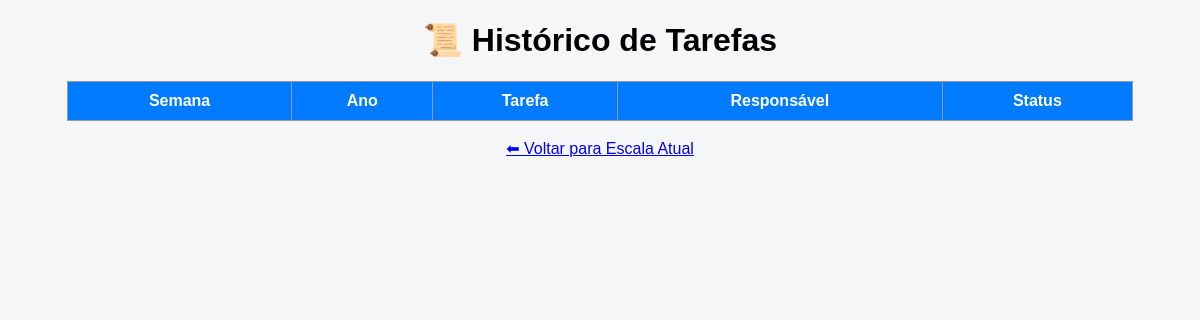
The app's page /historico, older data.
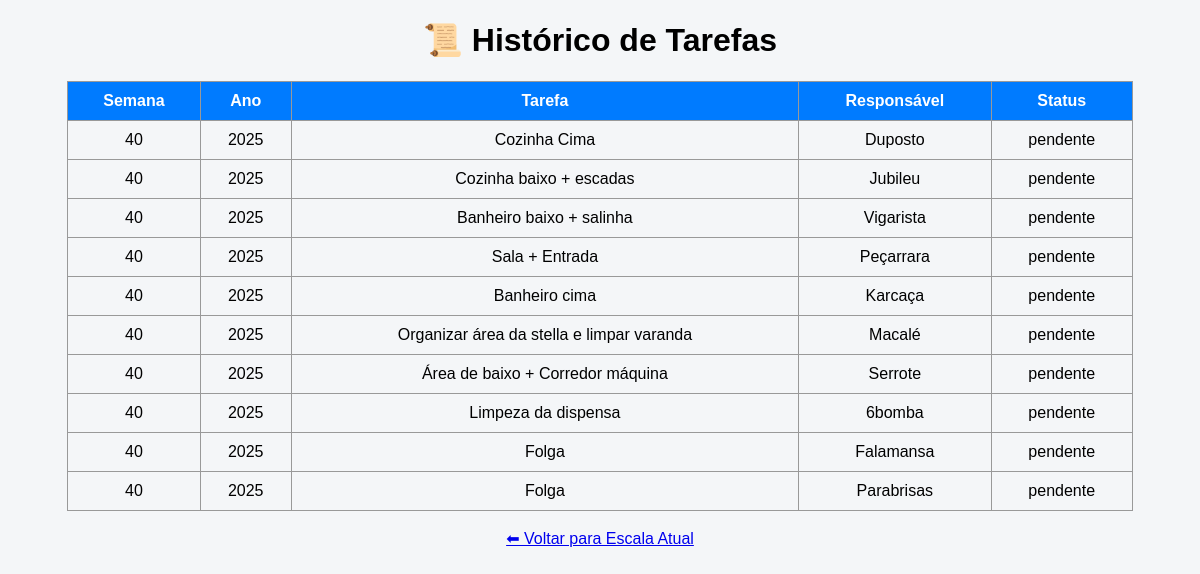
The same page, newer data.
### tables this page shows
CREATE TABLE historico (
            id INTEGER PRIMARY KEY AUTOINCREMENT,
            semana INTEGER,
            ano INTEGER,
            tarefa TEXT,
            responsavel TEXT,
            status TEXT
        );

### app.py (the view)
@app.route("/historico")
def historico():
    dados = buscar_historico()
    return render_template("historico.html", dados=dados)

### app.py (called while the page is built)
def buscar_historico():
    conn = sqlite3.connect("tarefas.db")
    cur = conn.cursor()
    cur.execute("SELECT semana, ano, tarefa, responsavel, status FROM historico ORDER BY ano DESC, semana DESC")
    rows = cur.fetchall()
    conn.close()
    return rows

### templates/historico.html (shortened to what this page needs)
<!DOCTYPE html>
<html lang="pt-BR">
<head>
    <link rel="stylesheet" href="{{ url_for('static', filename='style.css') }}">
</head>
<body>
    <h1>📜 Histórico de Tarefas</h1>
    <table>
        <tr>
            <th>Semana</th>
            <th>Ano</th>
            <th>Tarefa</th>
            <th>Responsável</th>
            <th>Status</th>
        </tr>
        {% for semana, ano, tarefa, responsavel, status in dados %}
        <tr class="{% if status == 'feita' %}feito{% endif %}">
            <td>{{ semana }}</td>
            <td>{{ ano }}</td>
            <td>{{ tarefa }}</td>
            <td>{{ responsavel }}</td>
            <td>{{ status }}</td>
        </tr>
        {% endfor %}
    </table>
    <br>
    <a href="/">⬅ Voltar para Escala Atual</a>
</body>
</html>

### static/style.css (style rules this page uses)
body { font-family: Arial, sans-serif; text-align: center; background: #f4f6f8; }
table { margin: auto; border-collapse: collapse; width: 90%; }
th, td { border: 1px solid #999; padding: 10px; }
th { background: #007BFF; color: white; }

Row changes from the older to the newer data that the page shows:
added historico: semana "40", ano "2025", tarefa "Cozinha Cima", responsavel "Duposto", status "pendente"
added historico: semana "40", ano "2025", tarefa "Cozinha baixo + escadas", responsavel "Jubileu", status "pendente"
added historico: semana "40", ano "2025", tarefa "Banheiro baixo + salinha", responsavel "Vigarista", status "pendente"
added historico: semana "40", ano "2025", tarefa "Sala + Entrada", responsavel "Peçarrara", status "pendente"
added historico: semana "40", ano "2025", tarefa "Banheiro cima", responsavel "Karcaça", status "pendente"
added historico: semana "40", ano "2025", tarefa "Organizar área da stella e limpar varanda", responsavel "Macalé", status "pendente"
added historico: semana "40", ano "2025", tarefa "Área de baixo + Corredor máquina", responsavel "Serrote", status "pendente"
added historico: semana "40", ano "2025", tarefa "Limpeza da dispensa", responsavel "6bomba", status "pendente"
added historico: semana "40", ano "2025", tarefa "Folga", responsavel "Falamansa", status "pendente"
added historico: semana "40", ano "2025", tarefa "Folga", responsavel "Parabrisas", status "pendente"
